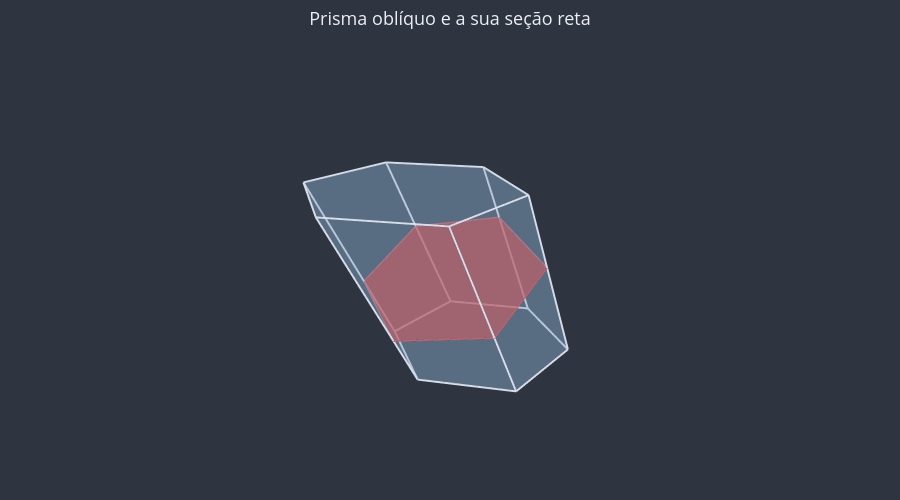

Notebook code cell kept with this figure:
### Markdown cell above
### Conferindo a fórmula do prisma oblíquo

O prisma abaixo é oblíquo, com base hexagonal regular de lado 2. A seção reta (em destaque) é perpendicular às arestas laterais e passa pelo centro do prisma. Vamos calcular a área lateral de dois jeitos: pela fórmula $S_\ell = 2p_{\text{seção reta}} \cdot \ell$ e medindo todas as faces com o `utils_3d`.

### Code cell
base = u3d.poligono_regular(6, lado=2)
deslocamento = (2, 0, 4)  # o vetor de cada aresta lateral: o prisma "tomba" para a frente
vertices, faces = u3d.prisma(base, deslocamento)

# O plano da seção reta é perpendicular às arestas laterais e passa pelo centro do
# prisma, na metade do caminho entre os centros das bases (só para desenhar).
centro = (1, 0, 2)
secao_reta = u3d.secao_plana(vertices, faces, (centro, deslocamento))

# Perímetro da seção reta: a soma dos seus lados (o último vértice volta ao primeiro).
perimetro_secao = 0
for k in range(len(secao_reta)):
    perimetro_secao += u3d.medir_distancia(
        secao_reta[k], secao_reta[(k + 1) % len(secao_reta)]
    )
aresta = u3d.medir_distancia(vertices[0], vertices[6])  # o vértice 6 fica acima do 0
area_lateral_formula = perimetro_secao * aresta

# Conferência: área total medida, menos as duas bases.
area_da_base = u3d.medir_area_do_poligono(base)
area_lateral_medida = u3d.medir_area_total(vertices, faces) - 2 * area_da_base

fig = u3d.criar_figura(titulo="Prisma oblíquo e a sua seção reta")
fig = u3d.desenhar_poliedro(fig, vertices, faces, opacidade=0.3)
fig = u3d.desenhar_poligono(fig, secao_reta, cor=u3d.CORES["destaque"], opacidade=0.7)
u3d.mostrar(fig)

print(f"Perímetro da seção reta: 2p = {perimetro_secao:.4f}")
print(f"Aresta lateral: ℓ = {aresta:.4f}")
print(f"Área lateral pela fórmula (2p · ℓ):  {area_lateral_formula:.4f}")
print(f"Área lateral medida face a face:     {area_lateral_medida:.4f}")

### Figure 1 — Plotly figure (JSON) as saved in the notebook; plotly's stock layout.template omitted (floating-point values rounded to 4 significant figures)
{"data": [{"color": "#81A1C1", "hoverinfo": "skip", "i": [0, 0, 0, 0], "j": [1, 2, 3, 4], "k": [2, 3, 4, 5], "lighting": {"ambient": 1, "diffuse": 0, "fresnel": 0, "specular": 0}, "opacity": 0.3, "type": "mesh3d", "x": [1.0, -1.0, -2.0, -1.0, 1.0, 2.0], "y": [-1.732, -1.732, 0.0, 1.732, 1.732, 0.0], "z": [0.0, 0.0, 0.0, 0.0, 0.0, 0.0]}, {"color": "#81A1C1", "hoverinfo": "skip", "i": [0, 0, 0, 0], "j": [1, 2, 3, 4], "k": [2, 3, 4, 5], "lighting": {"ambient": 1, "diffuse": 0, "fresnel": 0, "specular": 0}, "opacity": 0.3, "type": "mesh3d", "x": [4.0, 3.0, 1.0, 0.0, 1.0, 3.0], "y": [0.0, 1.732, 1.732, 0.0, -1.732, -1.732], "z": [4.0, 4.0, 4.0, 4.0, 4.0, 4.0]}, {"color": "#81A1C1", "hoverinfo": "skip", "i": [0, 0], "j": [1, 2], "k": [2, 3], "lighting": {"ambient": 1, "diffuse": 0, "fresnel": 0, "specular": 0}, "opacity": 0.3, "type": "mesh3d", "x": [2.0, 1.0, 3.0, 4.0], "y": [0.0, 1.732, 1.732, 0.0], "z": [0.0, 0.0, 4.0, 4.0]}, {"color": "#81A1C1", "hoverinfo": "skip", "i": [0, 0], "j": [1, 2], "k": [2, 3], "lighting": {"ambient": 1, "diffuse": 0, "fresnel": 0, "specular": 0}, "opacity": 0.3, "type": "mesh3d", "x": [1.0, -1.0, 1.0, 3.0], "y": [1.732, 1.732, 1.732, 1.732], "z": [0.0, 0.0, 4.0, 4.0]}, {"color": "#81A1C1", "hoverinfo": "skip", "i": [0, 0], "j": [1, 2], "k": [2, 3], "lighting": {"ambient": 1, "diffuse": 0, "fresnel": 0, "specular": 0}, "opacity": 0.3, "type": "mesh3d", "x": [-1.0, -2.0, 0.0, 1.0], "y": [1.732, 0.0, 0.0, 1.732], "z": [0.0, 0.0, 4.0, 4.0]}, {"color": "#81A1C1", "hoverinfo": "skip", "i": [0, 0], "j": [1, 2], "k": [2, 3], "lighting": {"ambient": 1, "diffuse": 0, "fresnel": 0, "specular": 0}, "opacity": 0.3, "type": "mesh3d", "x": [-2.0, -1.0, 1.0, 0.0], "y": [0.0, -1.732, -1.732, 0.0], "z": [0.0, 0.0, 4.0, 4.0]}, {"color": "#81A1C1", "hoverinfo": "skip", "i": [0, 0], "j": [1, 2], "k": [2, 3], "lighting": {"ambient": 1, "diffuse": 0, "fresnel": 0, "specular": 0}, "opacity": 0.3, "type": "mesh3d", "x": [-1.0, 1.0, 3.0, 1.0], "y": [-1.732, -1.732, -1.732, -1.732], "z": [0.0, 0.0, 4.0, 4.0]}, {"color": "#81A1C1", "hoverinfo": "skip", "i": [0, 0], "j": [1, 2], "k": [2, 3], "lighting": {"ambient": 1, "diffuse": 0, "fresnel": 0, "specular": 0}, "opacity": 0.3, "type": "mesh3d", "x": [1.0, 2.0, 4.0, 3.0], "y": [-1.732, 0.0, 0.0, -1.732], "z": [0.0, 0.0, 4.0, 4.0]}, {"hoverinfo": "skip", "line": {"color": "#D8DEE9", "width": 4}, "mode": "lines", "type": "scatter3d", "x": [-1, 1, null, -2, -1, null, -1, -2, null, 1, -1, null, 2, 1, null, 2, 1, null, 4, 3, null, 3, 1, null, 1, 0, null, 0, 1, null, 1, 3, null, 4, 3, null, 1, 3, null, 2, 4, null, -1, 1, null, -2, 0, null, -1, 1, null, 1, 3, null], "y": [-1.732, -1.732, null, 0, -1.732, null, 1.732, 0, null, 1.732, 1.732, null, 0, 1.732, null, 0, -1.732, null, 0, 1.732, null, 1.732, 1.732, null, 1.732, 0, null, 0, -1.732, null, -1.732, -1.732, null, 0, -1.732, null, 1.732, 1.732, null, 0, 0, null, 1.732, 1.732, null, 0, 0, null, -1.732, -1.732, null, -1.732, -1.732, null], "z": [0, 0, null, 0, 0, null, 0, 0, null, 0, 0, null, 0, 0, null, 0, 0, null, 4, 4, null, 4, 4, null, 4, 4, null, 4, 4, null, 4, 4, null, 4, 4, null, 0, 4, null, 0, 4, null, 0, 4, null, 0, 4, null, 0, 4, null, 0, 4, null]}, {"color": "#BF616A", "hoverinfo": "skip", "i": [0, 0, 0, 0], "j": [1, 2, 3, 4], "k": [2, 3, 4, 5], "lighting": {"ambient": 1, "diffuse": 0, "fresnel": 0, "specular": 0}, "opacity": 0.7, "type": "mesh3d", "x": [0.2, -0.6, 0.2, 1.8, 2.6, 1.8], "y": [1.732, 0.0, -1.732, -1.732, 0.0, 1.732], "z": [2.4, 2.8, 2.4, 1.6, 1.2, 1.6]}, {"hoverinfo": "skip", "line": {"color": "#BF616A", "width": 3}, "mode": "lines", "type": "scatter3d", "x": [0.2, -0.6, 0.2, 1.8, 2.6, 1.8, 0.2], "y": [1.732, 0.0, -1.732, -1.732, 0.0, 1.732, 1.732], "z": [2.4, 2.8, 2.4, 1.6, 1.2, 1.6, 2.4]}], "layout": {"font": {"color": "#ECEFF4", "size": 13}, "height": 500, "margin": {"b": 0, "l": 0, "r": 0, "t": 50}, "paper_bgcolor": "#2E3440", "plot_bgcolor": "#2E3440", "scene": {"aspectmode": "data", "bgcolor": "#2E3440", "camera": {"eye": {"x": 1.6, "y": 1.4, "z": 1}}, "xaxis": {"visible": false}, "yaxis": {"visible": false}, "zaxis": {"visible": false}}, "showlegend": false, "title": {"text": "Prisma oblíquo e a sua seção reta", "x": 0.5}}}
